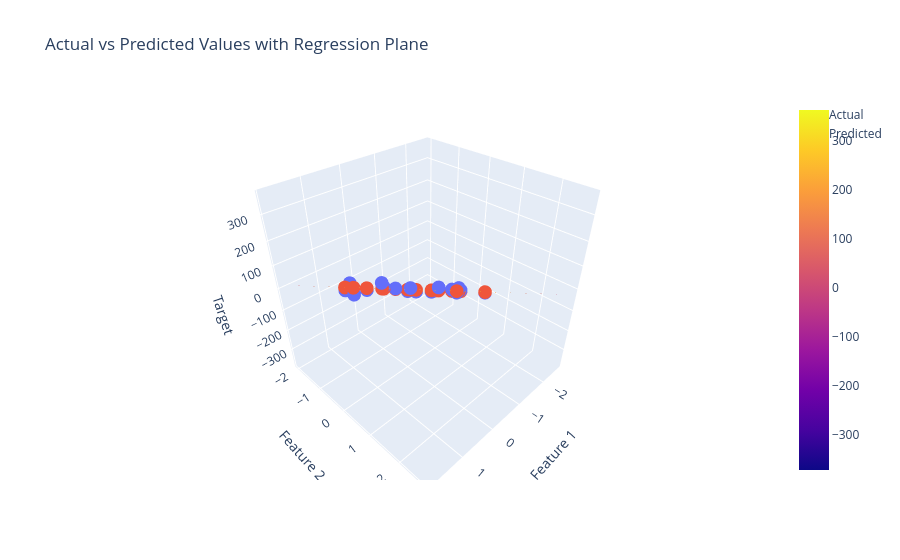

Here is the notebook cell this chart was saved with:
### Code cell
fig = go.Figure(data=[go.Scatter3d(x=X_test[:, 0], y=X_test[:, 1], z=y_test, mode='markers', name='Actual'),
                      go.Scatter3d(x=X_test[:, 0], y=X_test[:, 1], z=y_pred, mode='markers', name='Predicted'),
                      go.Surface(x=x, y=y, z=z, name='Regression Plane', opacity=0.5)])

fig.update_layout(title='Actual vs Predicted Values with Regression Plane', scene=dict(xaxis_title
='Feature 1', yaxis_title='Feature 2', zaxis_title='Target'))
